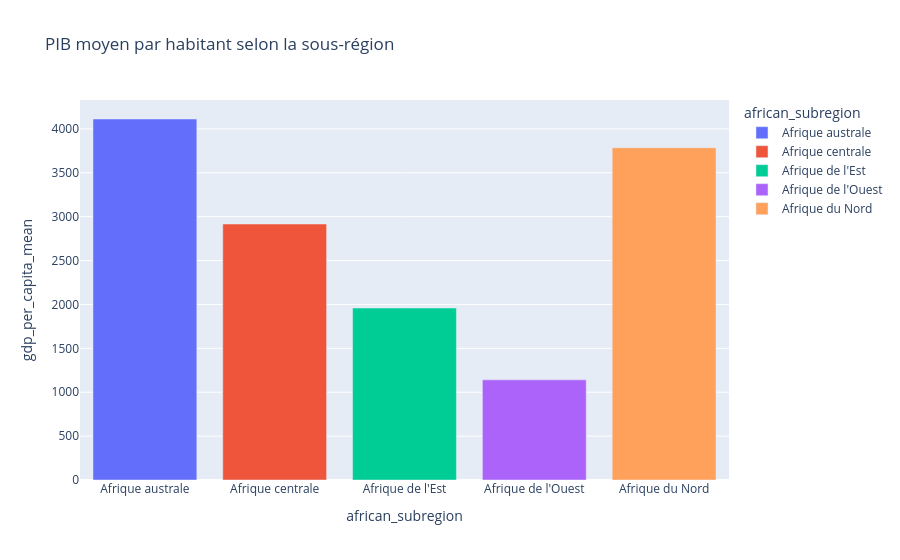

Notebook code for this chart:
### Markdown cell above
## Comparaison régionale et détection IQR

Les données utilisent les deux grandes régions de la Banque mondiale. Le notebook les regroupent aussi en cinq sous-régions africaines pour une comparaison plus lisible.

### Code cell
regional = pd.read_csv(PROJECT_ROOT / "data" / "processed" / "comparaison_regions.csv")
regional

fig = px.bar(
    regional,
    x="african_subregion",
    y="gdp_per_capita_mean",
    color="african_subregion",
    title="PIB moyen par habitant selon la sous-région",
)
fig.show()

outlier_columns = [
    "electricity_access", "gdp", "gdp_per_capita", "inflation_rate",
    "internet_users", "life_expectancy", "population", "unemployment_rate",
]
outlier_counts = {}

for column in outlier_columns:
    q1 = df[column].quantile(0.25)
    q3 = df[column].quantile(0.75)
    iqr = q3 - q1
    lower = q1 - 1.5 * iqr
    upper = q3 + 1.5 * iqr
    outlier_counts[column] = int(((df[column] < lower) | (df[column] > upper)).sum())

pd.Series(outlier_counts).sort_values(ascending=False)

### Figure 1 — Plotly figure (JSON) as saved in the notebook; plotly's stock layout.template omitted (floating-point values rounded to 4 significant figures)
{"data": [{"hovertemplate": "african_subregion=%{x}<br>gdp_per_capita_mean=%{y}<extra></extra>", "legendgroup": "Afrique australe", "marker": {"color": "#636efa", "pattern": {"shape": ""}}, "name": "Afrique australe", "orientation": "v", "showlegend": true, "textposition": "auto", "type": "bar", "x": ["Afrique australe"], "xaxis": "x", "y": [4113.0], "yaxis": "y"}, {"hovertemplate": "african_subregion=%{x}<br>gdp_per_capita_mean=%{y}<extra></extra>", "legendgroup": "Afrique centrale", "marker": {"color": "#EF553B", "pattern": {"shape": ""}}, "name": "Afrique centrale", "orientation": "v", "showlegend": true, "textposition": "auto", "type": "bar", "x": ["Afrique centrale"], "xaxis": "x", "y": [2916.0], "yaxis": "y"}, {"hovertemplate": "african_subregion=%{x}<br>gdp_per_capita_mean=%{y}<extra></extra>", "legendgroup": "Afrique de l'Est", "marker": {"color": "#00cc96", "pattern": {"shape": ""}}, "name": "Afrique de l'Est", "orientation": "v", "showlegend": true, "textposition": "auto", "type": "bar", "x": ["Afrique de l'Est"], "xaxis": "x", "y": [1960.0], "yaxis": "y"}, {"hovertemplate": "african_subregion=%{x}<br>gdp_per_capita_mean=%{y}<extra></extra>", "legendgroup": "Afrique de l'Ouest", "marker": {"color": "#ab63fa", "pattern": {"shape": ""}}, "name": "Afrique de l'Ouest", "orientation": "v", "showlegend": true, "textposition": "auto", "type": "bar", "x": ["Afrique de l'Ouest"], "xaxis": "x", "y": [1141.0], "yaxis": "y"}, {"hovertemplate": "african_subregion=%{x}<br>gdp_per_capita_mean=%{y}<extra></extra>", "legendgroup": "Afrique du Nord", "marker": {"color": "#FFA15A", "pattern": {"shape": ""}}, "name": "Afrique du Nord", "orientation": "v", "showlegend": true, "textposition": "auto", "type": "bar", "x": ["Afrique du Nord"], "xaxis": "x", "y": [3786.0], "yaxis": "y"}], "layout": {"barmode": "relative", "legend": {"title": {"text": "african_subregion"}, "tracegroupgap": 0}, "title": {"text": "PIB moyen par habitant selon la sous-région"}, "xaxis": {"anchor": "y", "categoryarray": ["Afrique australe", "Afrique centrale", "Afrique de l'Est", "Afrique de l'Ouest", "Afrique du Nord"], "categoryorder": "array", "domain": [0, 1], "title": {"text": "african_subregion"}}, "yaxis": {"anchor": "x", "domain": [0, 1], "title": {"text": "gdp_per_capita_mean"}}}}
